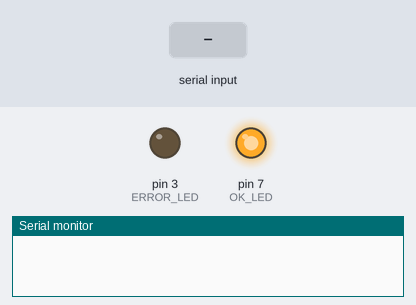
Recording of a sketch running on a simulated Arduino Uno, built with avr-gcc and run on an emulated ATmega328P. Shown: output pins drawn as LEDs (lit = HIGH), the last lines printed to the serial monitor. The test bench sets the inputs (shaded band). No radio packets arrive unless stated.

Above: at 0.1 s.
At 2.2 s:
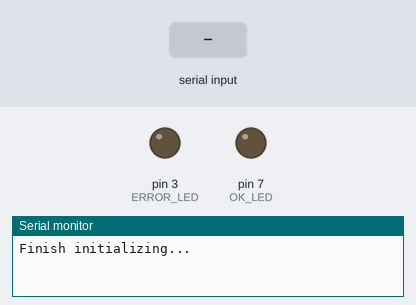
2.3 s: "1" received over the second serial link
At 18.57 s:
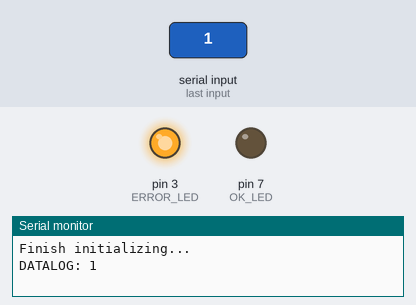
Timing chart, 0 to 19.9 s (numbered marks = the images above; inputs shaded):
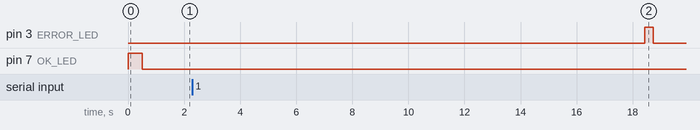

The sketch:

node-client.ino
```cpp
#include <SPI.h>
#include <RH_RF95.h>
#include <SoftwareSerial.h>

#define OK_LED 7
#define ERROR_LED 3

SoftwareSerial bluetoothSerial(4, 5);

RH_RF95 rf95;

void setup() {
  Serial.begin(9600);
  bluetoothSerial.begin(9600);
  pinMode(OK_LED, OUTPUT);
  pinMode(ERROR_LED, OUTPUT);

  if (!rf95.init()) {
    while (true) {
      digitalWrite(ERROR_LED, HIGH);
      delay(2000);
      digitalWrite(ERROR_LED, LOW);
      delay(2000);
    }
  } else {
    rf95.setFrequency(915);
    digitalWrite(OK_LED, HIGH);
    delay(500);
    digitalWrite(OK_LED, LOW);
    delay(500);
  }
  rf95.setTxPower(20, false);
  Serial.println("Finish initializing...");
}

void loop() {
  bluetoothSerial.listen();
  if (bluetoothSerial.available()) {
    String dataLog = bluetoothSerial.readString();
    Serial.print("DATALOG: ");
    Serial.println(dataLog);
    uint8_t payload[dataLog.length() + 1];
    dataLog.getBytes(payload, dataLog.length() + 1);
    rf95.send(payload, dataLog.length() + 1);
    rf95.waitPacketSent();
    // Now wait for a reply
    uint8_t buf[RH_RF95_MAX_MESSAGE_LEN];
    uint8_t len = sizeof(buf);

    if (rf95.waitAvailableTimeout(15000)) {
      if (rf95.recv(buf, &len)) {
        //      Serial.print("got reply: ");
        //      Serial.println((char*)buf);
        digitalWrite(OK_LED, HIGH);
        delay(1000);
        digitalWrite(OK_LED, LOW);
        delay(1000);
      } else {
        //      Serial.println("recv failed");
        digitalWrite(ERROR_LED, HIGH);
        delay(1000);
        digitalWrite(ERROR_LED, LOW);
        delay(1000);
      }
    } else {
      //    Serial.println("No reply, is rf95_server running?");
      digitalWrite(ERROR_LED, HIGH);
      delay(300);
      digitalWrite(ERROR_LED, LOW);
      delay(300);
    }
    delay(3000);
  }
}
```

Measured:
- after the input at 2.3 s, pin 3 (ERROR_LED): LOW → HIGH after 16.1 s, → LOW 0.30 s later
